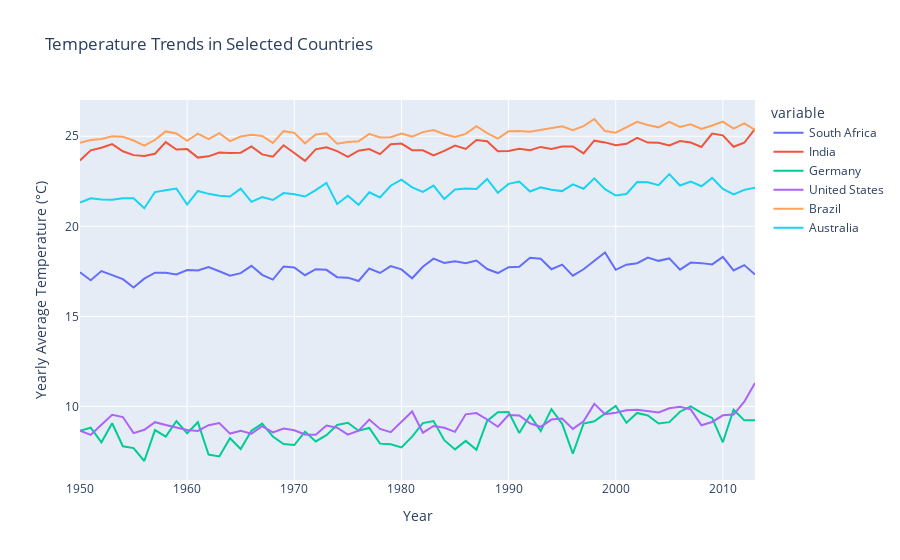

Source (notebook cell):
### Code cell
# Plot temperature trends for each country
fig4 = px.line(x=countries_x, y=[south_africa_y, india_y, germany_y, united_states_y, brazil_y, australia_y], title='Temperature Trends in Selected Countries')

# Update Axis Titles
fig4.update_xaxes(title_text='Year')
fig4.update_yaxes(title_text='Yearly Average Temperature (°C)')
fig4.data[0].name = 'South Africa'
fig4.data[1].name = 'India'
fig4.data[2].name = 'Germany'
fig4.data[3].name = 'United States'
fig4.data[4].name = 'Brazil'
fig4.data[5].name = 'Australia'

# Show the plot
fig4.show()
